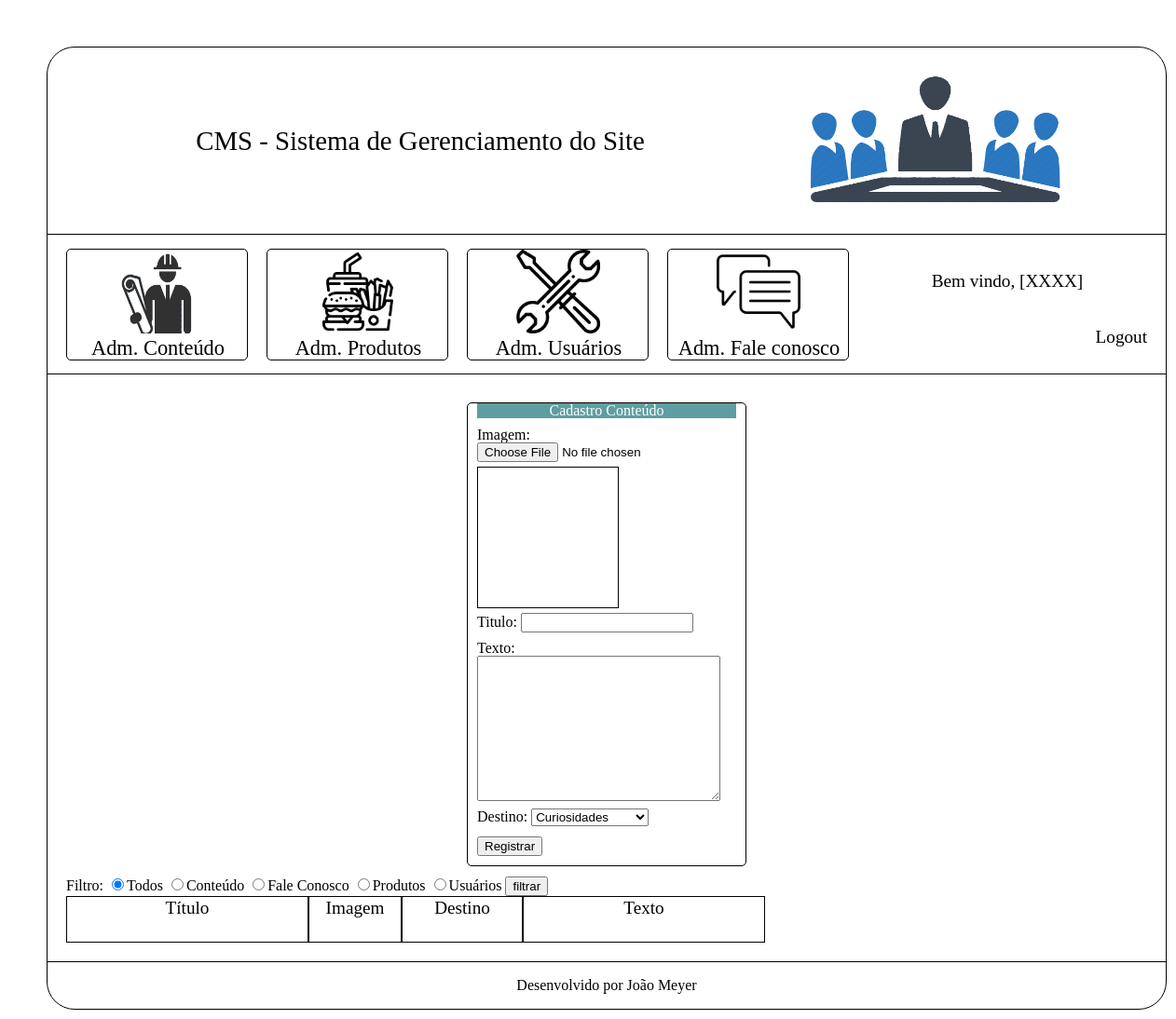
/Projeto_Hamburgueria2.0/cms/adm_conteudo.php, run on an earlier commit of the app's database.
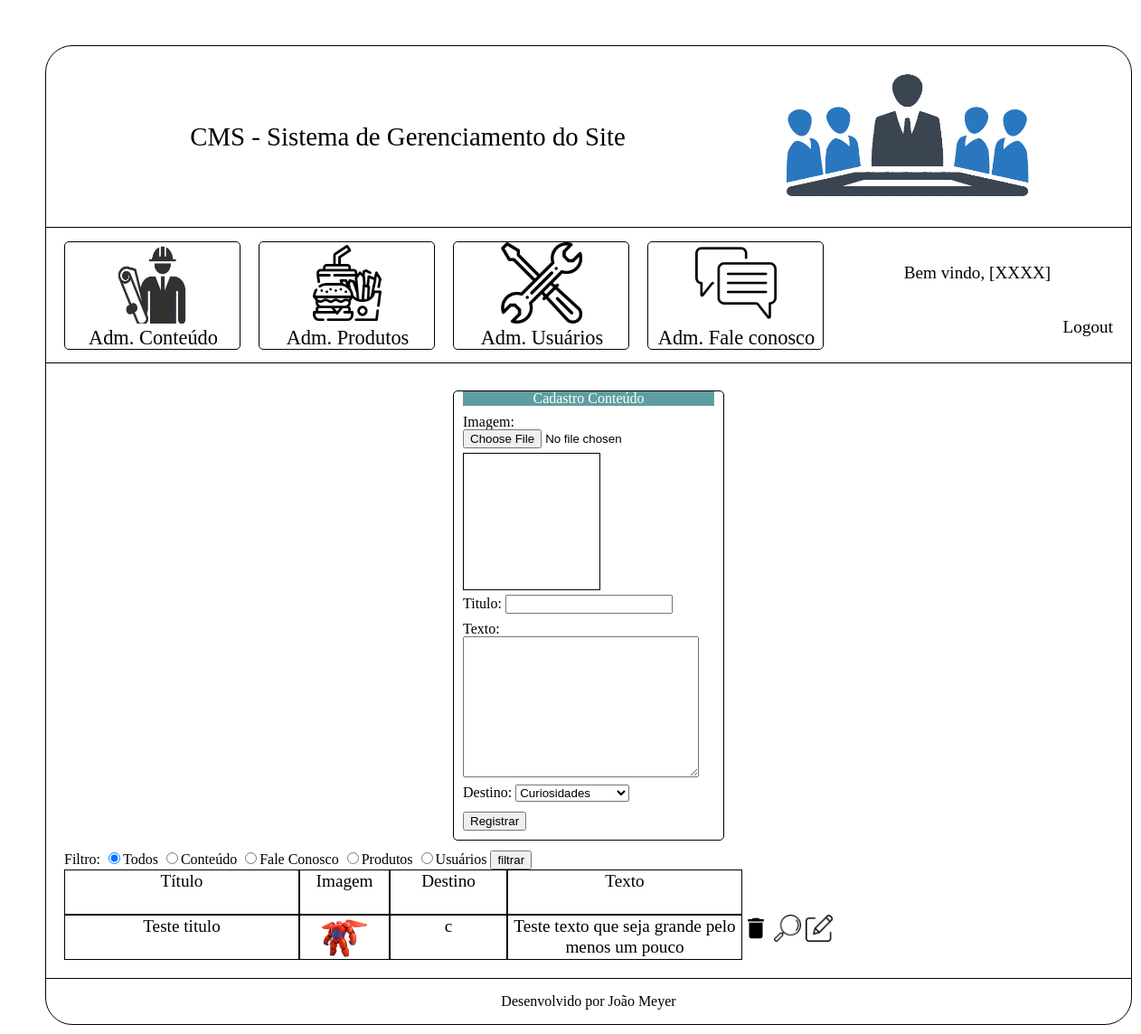
And on a later commit of the database.
### tables this page shows
create table tblConteudo (
	idConteudo int(11) not null auto_increment primary key,
    titulo varchar(200),
    imagem varchar(200),
    texto text not null,
    visibilidade boolean not null,
    destino char(1) not null
);

### Projeto_Hamburgueria2.0/cms/adm_conteudo.php (the view, shortened to what this page needs)
<?php
    $conexao = conexaoMysql();
    $dominio= $_SERVER['HTTP_HOST'];
    $url = "http://" . $dominio. $_SERVER['REQUEST_URI'];
    $titulo =  null;
    $imagem = null;
    $texto = null;
    $sqlQuerySelect = "select * from tblConteudo order by tblConteudo.titulo";
    $select = mysqli_query($conexao, $sqlQuerySelect);
    $action = "modulos/inserir_conteudo.php?modo=inserir&url=".$url;
?>
<!DOCTYPE html>
<html lang="pt-br">
    <head>
        <?php
            require_once('modulos/imports.php');
        ?>
    </head>
    <body>
        <div id="conteinerCMS">
            <div id="conteinerCabecalho">
                <div id="conteinerNomeSistema" class="fonte2">
                    CMS - Sistema de Gerenciamento do Site
                </div>
                <div id="conteinerImagemSistema">
                    <img src="./imagens/gerencia_logo_sem_fundo.png" alt="Logo do Sistema">
                </div>
            </div>
            <div id="conteinerMenusGerenciamento">
                <div id="conteinerMenuItens">
                    <div class="conteinerMenuItem">
                        <a href="adm_conteudo.php">
                            <div class="menuItemImagem">
                                <img src="./imagens/gerencia_icone_preto_sem_fundo.png" alt="Icone da opção">
                            </div>
                            <div class="menuItemNome">Adm. Conteúdo</div>
                        </a>
                    </div>
                    <div class="conteinerMenuItem">
                        <a href="adm_produtos.php">
                            <div class="menuItemImagem">
                                <img src="./imagens/comida-rapida.png" alt="Icone da opção">
                            </div>
                            <div class="menuItemNome">Adm. Produtos</div>
                        </a>
                    </div>
                    <div class="conteinerMenuItem">
                        <a href="adm_usuarios.php">
                            <div class="menuItemImagem">
                                <img src="./imagens/reparar_icon.png" alt="Icone da opção">
                            </div>
                            <div class="menuItemNome">Adm. Usuários</div>
                        </a>
                    </div>
                    <div class="conteinerMenuItem">
                        <a href="adm_fale_conosco.php">
                            <div class="menuItemImagem">
                                <img src="./imagens/mensagem.png" alt="Icone da opção">
                            </div>
                            <div class="menuItemNome">Adm. Fale conosco</div>
                        </a>
                    </div>
                </div>
                <div id="conteinerMensagemBemVindoLogout">
                    <div id="conteinerMensagemBemVindo" class="fonte1">
                        Bem vindo, [XXXX]
                    </div>
                    <div id="conteinerLogout" class="fonte1">
                        <a href="../super.php">Logout</a>
                    </div>
                </div>
            </div>
            <div id="conteinerSubmenusGerenciamento">
                <div class="conteinerCadastro">
                    <div class="tituloCadastro">Cadastro Conteúdo</div>
                    <form action="modulos/uploadImagem.php" name="formImagem" id="formImagem" method="POST" enctype="multipart/form-data">
                        <div class="inputBox">
                            Imagem: <input type="file" name="fleImagem" id="inputImagem" accept="image/png, image/gif, image/jpg, image/jpeg" value="<?=$imagem?>">
                        </div>
                        <div id="visualizarImagem"></div>
                    </form>
                    <form action="<?=$action?>" name="formAdmConteudo" id="formAdmConteudo" method="POST" enctype="multipart/form-data">
                        <div class="inputBox">
                            Titulo: <input type="text" name="txtTitulo" value="<?=$titulo?>">
                        </div>
                        <div class="inputBox">
                            Texto:
                            <textarea name="textAreaTexto" id="" cols="30" rows="10"><?=$texto?></textarea>
                        </div>
                        <div class="inputBox">
                            Destino:
                            <select name="slctDestino">
                                <option value="c">Curiosidades</option>
                            </select>
                        </div>
                        <div class="botaoRegistrar">
                            <input type="submit" name="btnSubmit" value="Registrar">
                        </div>
                    </form>
                </div>
                <form name="formAdmFaleConoscoFiltro" action="pagina_usuarios.php?modo=filtrar" method="post">
                    Filtro:
                    <input type="radio" name="inputFiltro" value="a" checked>Todos
                    <input type="radio" name="inputFiltro" value="c">Conteúdo
                    <input type="radio" name="inputFiltro" value="f">Fale Conosco
                    <input type="radio" name="inputFiltro" value="p">Produtos
                    <input type="radio" name="inputFiltro" value="u">Usuários
                    <input type="submit" value="filtrar" name="btnFiltrar">
                </form>
                <div class="conteinerComentario">
                    <div class="conteudoTitulo">Título</div>
                    <div class="conteudoImagem">Imagem</div>
                    <div class="conteudoDestino">Destino</div>
                    <div class="conteudoTexto">Texto</div>
                </div>
                <?php
                    while($rsSelect = mysqli_fetch_assoc($select)){
                        ?>
                            <div class="conteinerComentario">
                                <div class="conteudoTitulo"><?=$rsSelect['titulo']?></div>
                                <div class="conteudoImagem">
                                    <img src="arquivos/<?=$rsSelect['imagem']?>" class="imagens">
                                </div>
                                <div class="conteudoDestino"><?=$rsSelect['destino']?></div>
                                <div class="conteudoTexto"><?=$rsSelect['texto']?></div>
                                <a onclick="return confirm('Deseja realmente excluir o registro?');"
                                href="./modulos/deletar.php?modo=excluir&id=<?=$rsSelect['idConteudo']?>&tabela=tblUsuario&coluna=idUsuario&url=<?=$url?>">
                                    <div class="excluir"></div>
                                </a>
                                <div class="visualizar" onclick="visualizarUsuario(<?=$rsSelect['idConteudo']?>);"></div>
                                <a href="pagina_usuarios.php?modo=editar&id=<?=$rsSelect['idConteudo']?>">
                                    <div class="editar"></div>
                                </a>
                            </div>
                        <?php
                    }
                ?>
            </div>
            <div id="rodape">
                Desenvolvido por João Meyer
            </div>
        </div>
    </body>
</html>

### Projeto_Hamburgueria2.0/cms/modulos/imports.php (shortened to what this page needs)
<link rel="stylesheet" type="text/css" href="css/reset.css">
<link rel="stylesheet" href="css/style.css">

### Projeto_Hamburgueria2.0/cms/css/style.css (style rules this page uses)
body { padding: 50px; }
a { text-decoration: none; color: black; }
.fonte1 { font-size: 1.2em; }
.fonte2 { font-size: 1.8em; }
#conteinerCMS { width: 1200px; min-height: 800px; height: auto; margin-left: auto; margin-right: auto; border: black 1px solid; border-radius: 30px; }
#conteinerCabecalho { width: inherit; height: 200px; border-bottom: black solid 1px; }
#conteinerNomeSistema { width: 800px; height: 200px; line-height: 200px; text-align: center; float: left; }
#conteinerImagemSistema { width: 400px; height: 200px; box-sizing: border-box; padding-top: 25px; float: left; }
#conteinerImagemSistema img { width: 300px; height: 150px; margin-left: auto; margin-right: auto; }
#conteinerMenusGerenciamento { width: inherit; height: 150px; padding-left: 20px; padding-right: 20px; box-sizing: border-box; border-bottom: black 1px solid; }
#conteinerMenuItens { width: 860px; height: 150px; float: left; padding-top: 15px; box-sizing: border-box; }
.conteinerMenuItem { width: 195px; height: 120px; float: left; margin-right: 20px; box-sizing: border-box; border-radius: 5px; border: solid 1px black; }
.menuItemImagem { width: 90px; height: 90px; margin-bottom: 5px; margin-left: auto; margin-right: auto; }
.menuItemImagem img { width: 90px; height: 90px; }
.menuItemNome { width: 195px; height: 25px; text-align: center; font-size: 1.4em; }
#conteinerMensagemBemVindoLogout { width: 300px; height: 150px; float: left; }
#conteinerMensagemBemVindo { width: inherit; height: 100px; line-height: 100px; text-align: center; }
#conteinerLogout { width: inherit; height: 50px; text-align: right; }
#conteinerSubmenusGerenciamento { width: inherit; min-height: 500px; height: auto; overflow: hidden; padding: 20px; box-sizing: border-box; border-bottom: 1px solid black; }
#visualizarImagem { width: 150px; height: 150px; margin-top: 5px; margin-bottom: 5px; border: solid 1px black; }
.conteudoTitulo { width: 260px; height: 50px; border: 1px black solid; box-sizing: border-box; font-size: 1.2em; line-height: 1.2em; text-align: center; float: left; }
.conteudoImagem { width: 100px; height: 50px; border: 1px black solid; box-sizing: border-box; font-size: 1.2em; line-height: 1.2em; text-align: center; float: left; }
.conteudoImagem img { width: 50px; height: 50px; margin-left: auto; margin-right: auto; }
.conteudoDestino { width: 130px; height: 50px; border: 1px black solid; box-sizing: border-box; font-size: 1.2em; line-height: 1.2em; text-align: center; float: left; }
.conteudoTexto { width: 260px; height: 50px; border: 1px black solid; box-sizing: border-box; font-size: 1.2em; line-height: 1.2em; text-align: center; float: left; }
.conteinerCadastro { width: 300px; min-height: 100px; height: auto; border: solid 1px black; box-sizing: border-box; padding: 10px; padding-top: 0px; border-radius: 5px; margin-bottom: 10px; margin-top: 10px; margin-left: auto; margin-right: auto; }
.tituloCadastro { text-align: center; background-color: cadetblue; color: white; margin-bottom: 10px; }
.inputBox { width: 100%; min-height: 25px; height: auto; overflow: hidden; box-sizing: border-box; margin-bottom: 5px; }
.conteinerComentario { width: 1160px; min-height: 30px; height: auto; float: left; }
.excluir { width: 30px; height: 30px; margin-right: 5px; float: left; background-repeat: no-repeat; background-size: cover; background-image: url(../imagens/delete-24px.svg); }
.visualizar { width: 30px; height: 30px; margin-right: 5px; float: left; background-repeat: no-repeat; background-size: cover; background-image: url(../imagens/visualizar.png); }
.editar { width: 30px; height: 30px; margin-right: 5px; float: left; background-repeat: no-repeat; background-size: cover; background-image: url(../imagens/editar.png); }
#rodape { width: inherit; height: 50px; line-height: 50px; text-align: center; }

What changed in the data, as far as the page shows it:
added tblconteudo: titulo "Teste titulo", imagem (picture), destino "c", texto "Teste texto que seja grande pelo menos um pouco"
